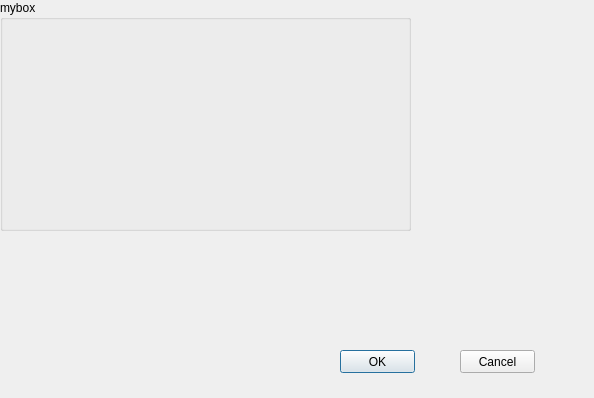
<?xml version="1.0" encoding="UTF-8"?>
<ui version="4.0">
 <class>dialogClass</class>
 <widget class="QDialog" name="dialogClass">
  <property name="geometry">
   <rect>
    <x>0</x>
    <y>0</y>
    <width>594</width>
    <height>398</height>
   </rect>
  </property>
  <property name="windowTitle">
   <string>dialog</string>
  </property>
  <widget class="QPushButton" name="okbutton">
   <property name="geometry">
    <rect>
     <x>340</x>
     <y>350</y>
     <width>75</width>
     <height>23</height>
    </rect>
   </property>
   <property name="text">
    <string>OK</string>
   </property>
  </widget>
  <widget class="QPushButton" name="cancelbutton">
   <property name="geometry">
    <rect>
     <x>460</x>
     <y>350</y>
     <width>75</width>
     <height>23</height>
    </rect>
   </property>
   <property name="text">
    <string>Cancel</string>
   </property>
  </widget>
  <widget class="QGroupBox" name="groupBox">
   <property name="geometry">
    <rect>
     <x>0</x>
     <y>0</y>
     <width>411</width>
     <height>231</height>
    </rect>
   </property>
   <property name="title">
    <string>mybox</string>
   </property>
  </widget>
 </widget>
 <layoutdefault spacing="6" margin="11"/>
 <resources/>
 <connections/>
</ui>
